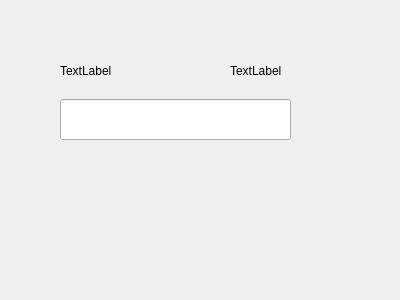
<?xml version="1.0" encoding="UTF-8"?>
<ui version="4.0">
 <class>Widget</class>
 <widget class="QWidget" name="Widget">
  <property name="geometry">
   <rect>
    <x>0</x>
    <y>0</y>
    <width>400</width>
    <height>300</height>
   </rect>
  </property>
  <property name="windowTitle">
   <string>Widget</string>
  </property>
  <widget class="QLabel" name="label">
   <property name="geometry">
    <rect>
     <x>60</x>
     <y>50</y>
     <width>81</width>
     <height>41</height>
    </rect>
   </property>
   <property name="text">
    <string>TextLabel</string>
   </property>
  </widget>
  <widget class="QLabel" name="label_2">
   <property name="geometry">
    <rect>
     <x>230</x>
     <y>50</y>
     <width>111</width>
     <height>41</height>
    </rect>
   </property>
   <property name="text">
    <string>TextLabel</string>
   </property>
  </widget>
  <widget class="QLineEdit" name="lineEdit">
   <property name="geometry">
    <rect>
     <x>60</x>
     <y>99</y>
     <width>231</width>
     <height>41</height>
    </rect>
   </property>
  </widget>
 </widget>
 <layoutdefault spacing="6" margin="11"/>
 <resources/>
 <connections/>
</ui>
